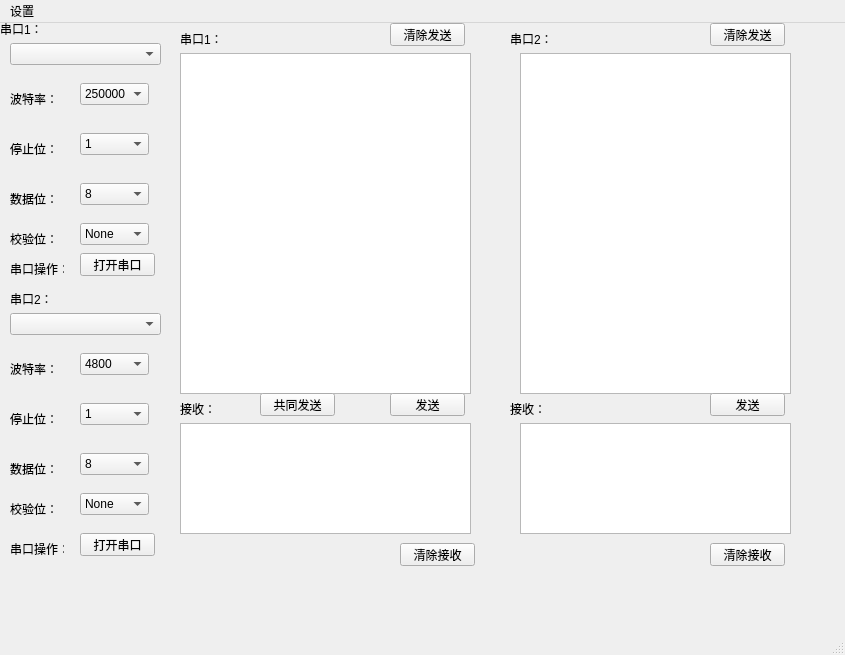
<?xml version="1.0" encoding="UTF-8"?>
<ui version="4.0">
 <class>MainWindow</class>
 <widget class="QMainWindow" name="MainWindow">
  <property name="geometry">
   <rect>
    <x>0</x>
    <y>0</y>
    <width>845</width>
    <height>655</height>
   </rect>
  </property>
  <property name="windowTitle">
   <string>MainWindow</string>
  </property>
  <widget class="QWidget" name="centralwidget">
   <widget class="QComboBox" name="uart1">
    <property name="geometry">
     <rect>
      <x>10</x>
      <y>20</y>
      <width>151</width>
      <height>22</height>
     </rect>
    </property>
   </widget>
   <widget class="QLabel" name="label_uart1">
    <property name="geometry">
     <rect>
      <x>0</x>
      <y>0</y>
      <width>54</width>
      <height>12</height>
     </rect>
    </property>
    <property name="text">
     <string>串口1：</string>
    </property>
   </widget>
   <widget class="QLabel" name="label_baud1">
    <property name="geometry">
     <rect>
      <x>10</x>
      <y>70</y>
      <width>54</width>
      <height>12</height>
     </rect>
    </property>
    <property name="text">
     <string>波特率：</string>
    </property>
   </widget>
   <widget class="QComboBox" name="uart2">
    <property name="geometry">
     <rect>
      <x>10</x>
      <y>290</y>
      <width>151</width>
      <height>22</height>
     </rect>
    </property>
   </widget>
   <widget class="QLabel" name="label_uart2">
    <property name="geometry">
     <rect>
      <x>10</x>
      <y>270</y>
      <width>54</width>
      <height>12</height>
     </rect>
    </property>
    <property name="text">
     <string>串口2：</string>
    </property>
   </widget>
   <widget class="QTextEdit" name="text_send1">
    <property name="geometry">
     <rect>
      <x>180</x>
      <y>30</y>
      <width>291</width>
      <height>341</height>
     </rect>
    </property>
   </widget>
   <widget class="QTextEdit" name="text_send2">
    <property name="geometry">
     <rect>
      <x>520</x>
      <y>30</y>
      <width>271</width>
      <height>341</height>
     </rect>
    </property>
   </widget>
   <widget class="QLabel" name="label_name1">
    <property name="geometry">
     <rect>
      <x>180</x>
      <y>10</y>
      <width>54</width>
      <height>12</height>
     </rect>
    </property>
    <property name="text">
     <string>串口1：</string>
    </property>
   </widget>
   <widget class="QLabel" name="label_name2">
    <property name="geometry">
     <rect>
      <x>510</x>
      <y>10</y>
      <width>54</width>
      <height>12</height>
     </rect>
    </property>
    <property name="text">
     <string>串口2：</string>
    </property>
   </widget>
   <widget class="QComboBox" name="baud1">
    <property name="geometry">
     <rect>
      <x>80</x>
      <y>60</y>
      <width>69</width>
      <height>22</height>
     </rect>
    </property>
    <item>
     <property name="text">
      <string>250000</string>
     </property>
    </item>
    <item>
     <property name="text">
      <string>custom</string>
     </property>
    </item>
    <item>
     <property name="text">
      <string>4800</string>
     </property>
    </item>
    <item>
     <property name="text">
      <string>9600</string>
     </property>
    </item>
    <item>
     <property name="text">
      <string>115200</string>
     </property>
    </item>
   </widget>
   <widget class="QLabel" name="label_stop1">
    <property name="geometry">
     <rect>
      <x>10</x>
      <y>120</y>
      <width>54</width>
      <height>12</height>
     </rect>
    </property>
    <property name="text">
     <string>停止位：</string>
    </property>
   </widget>
   <widget class="QComboBox" name="stop1">
    <property name="geometry">
     <rect>
      <x>80</x>
      <y>110</y>
      <width>69</width>
      <height>22</height>
     </rect>
    </property>
    <item>
     <property name="text">
      <string>1</string>
     </property>
    </item>
    <item>
     <property name="text">
      <string>1.5</string>
     </property>
    </item>
    <item>
     <property name="text">
      <string>2</string>
     </property>
    </item>
   </widget>
   <widget class="QLabel" name="label_data1">
    <property name="geometry">
     <rect>
      <x>10</x>
      <y>170</y>
      <width>54</width>
      <height>12</height>
     </rect>
    </property>
    <property name="text">
     <string>数据位：</string>
    </property>
   </widget>
   <widget class="QComboBox" name="data1">
    <property name="geometry">
     <rect>
      <x>80</x>
      <y>160</y>
      <width>69</width>
      <height>22</height>
     </rect>
    </property>
    <item>
     <property name="text">
      <string>8</string>
     </property>
    </item>
    <item>
     <property name="text">
      <string>7</string>
     </property>
    </item>
    <item>
     <property name="text">
      <string>6</string>
     </property>
    </item>
    <item>
     <property name="text">
      <string>5</string>
     </property>
    </item>
   </widget>
   <widget class="QLabel" name="label_check1">
    <property name="geometry">
     <rect>
      <x>10</x>
      <y>210</y>
      <width>54</width>
      <height>12</height>
     </rect>
    </property>
    <property name="text">
     <string>校验位：</string>
    </property>
   </widget>
   <widget class="QComboBox" name="check1">
    <property name="geometry">
     <rect>
      <x>80</x>
      <y>200</y>
      <width>69</width>
      <height>22</height>
     </rect>
    </property>
    <item>
     <property name="text">
      <string>None</string>
     </property>
    </item>
    <item>
     <property name="text">
      <string>Odd</string>
     </property>
    </item>
    <item>
     <property name="text">
      <string>Even</string>
     </property>
    </item>
   </widget>
   <widget class="QLabel" name="label_baud2">
    <property name="geometry">
     <rect>
      <x>10</x>
      <y>340</y>
      <width>54</width>
      <height>12</height>
     </rect>
    </property>
    <property name="text">
     <string>波特率：</string>
    </property>
   </widget>
   <widget class="QComboBox" name="baud2">
    <property name="geometry">
     <rect>
      <x>80</x>
      <y>330</y>
      <width>69</width>
      <height>22</height>
     </rect>
    </property>
    <item>
     <property name="text">
      <string>4800</string>
     </property>
    </item>
    <item>
     <property name="text">
      <string>custom</string>
     </property>
    </item>
    <item>
     <property name="text">
      <string>9600</string>
     </property>
    </item>
    <item>
     <property name="text">
      <string>115200</string>
     </property>
    </item>
    <item>
     <property name="text">
      <string>250000</string>
     </property>
    </item>
   </widget>
   <widget class="QLabel" name="label_stop2">
    <property name="geometry">
     <rect>
      <x>10</x>
      <y>390</y>
      <width>54</width>
      <height>12</height>
     </rect>
    </property>
    <property name="text">
     <string>停止位：</string>
    </property>
   </widget>
   <widget class="QComboBox" name="check2">
    <property name="geometry">
     <rect>
      <x>80</x>
      <y>470</y>
      <width>69</width>
      <height>22</height>
     </rect>
    </property>
    <item>
     <property name="text">
      <string>None</string>
     </property>
    </item>
    <item>
     <property name="text">
      <string>Odd</string>
     </property>
    </item>
    <item>
     <property name="text">
      <string>Even</string>
     </property>
    </item>
   </widget>
   <widget class="QLabel" name="label_check2">
    <property name="geometry">
     <rect>
      <x>10</x>
      <y>480</y>
      <width>54</width>
      <height>12</height>
     </rect>
    </property>
    <property name="text">
     <string>校验位：</string>
    </property>
   </widget>
   <widget class="QComboBox" name="stop2">
    <property name="geometry">
     <rect>
      <x>80</x>
      <y>380</y>
      <width>69</width>
      <height>22</height>
     </rect>
    </property>
    <item>
     <property name="text">
      <string>1</string>
     </property>
    </item>
    <item>
     <property name="text">
      <string>1.5</string>
     </property>
    </item>
    <item>
     <property name="text">
      <string>2</string>
     </property>
    </item>
   </widget>
   <widget class="QLabel" name="label_data2">
    <property name="geometry">
     <rect>
      <x>10</x>
      <y>440</y>
      <width>54</width>
      <height>12</height>
     </rect>
    </property>
    <property name="text">
     <string>数据位：</string>
    </property>
   </widget>
   <widget class="QComboBox" name="data2">
    <property name="geometry">
     <rect>
      <x>80</x>
      <y>430</y>
      <width>69</width>
      <height>22</height>
     </rect>
    </property>
    <item>
     <property name="text">
      <string>8</string>
     </property>
    </item>
    <item>
     <property name="text">
      <string>7</string>
     </property>
    </item>
    <item>
     <property name="text">
      <string>6</string>
     </property>
    </item>
    <item>
     <property name="text">
      <string>5</string>
     </property>
    </item>
   </widget>
   <widget class="QLabel" name="label_open1">
    <property name="geometry">
     <rect>
      <x>10</x>
      <y>240</y>
      <width>54</width>
      <height>12</height>
     </rect>
    </property>
    <property name="text">
     <string>串口操作：</string>
    </property>
   </widget>
   <widget class="QPushButton" name="open1">
    <property name="geometry">
     <rect>
      <x>80</x>
      <y>230</y>
      <width>75</width>
      <height>23</height>
     </rect>
    </property>
    <property name="text">
     <string>打开串口</string>
    </property>
   </widget>
   <widget class="QLabel" name="label_open2">
    <property name="geometry">
     <rect>
      <x>10</x>
      <y>520</y>
      <width>54</width>
      <height>12</height>
     </rect>
    </property>
    <property name="text">
     <string>串口操作：</string>
    </property>
   </widget>
   <widget class="QPushButton" name="open2">
    <property name="geometry">
     <rect>
      <x>80</x>
      <y>510</y>
      <width>75</width>
      <height>23</height>
     </rect>
    </property>
    <property name="text">
     <string>打开串口</string>
    </property>
   </widget>
   <widget class="QPushButton" name="send1">
    <property name="geometry">
     <rect>
      <x>390</x>
      <y>370</y>
      <width>75</width>
      <height>23</height>
     </rect>
    </property>
    <property name="text">
     <string>发送</string>
    </property>
   </widget>
   <widget class="QPushButton" name="send2">
    <property name="geometry">
     <rect>
      <x>710</x>
      <y>370</y>
      <width>75</width>
      <height>23</height>
     </rect>
    </property>
    <property name="text">
     <string>发送</string>
    </property>
   </widget>
   <widget class="QPushButton" name="send_all">
    <property name="geometry">
     <rect>
      <x>260</x>
      <y>370</y>
      <width>75</width>
      <height>23</height>
     </rect>
    </property>
    <property name="text">
     <string>共同发送</string>
    </property>
   </widget>
   <widget class="QTextEdit" name="text_recv1">
    <property name="geometry">
     <rect>
      <x>180</x>
      <y>400</y>
      <width>291</width>
      <height>111</height>
     </rect>
    </property>
   </widget>
   <widget class="QTextEdit" name="text_recv2">
    <property name="geometry">
     <rect>
      <x>520</x>
      <y>400</y>
      <width>271</width>
      <height>111</height>
     </rect>
    </property>
   </widget>
   <widget class="QLabel" name="label_name3">
    <property name="geometry">
     <rect>
      <x>180</x>
      <y>380</y>
      <width>54</width>
      <height>12</height>
     </rect>
    </property>
    <property name="text">
     <string>接收：</string>
    </property>
   </widget>
   <widget class="QLabel" name="label_name4">
    <property name="geometry">
     <rect>
      <x>510</x>
      <y>380</y>
      <width>54</width>
      <height>12</height>
     </rect>
    </property>
    <property name="text">
     <string>接收：</string>
    </property>
   </widget>
   <widget class="QPushButton" name="clear_send1">
    <property name="geometry">
     <rect>
      <x>390</x>
      <y>0</y>
      <width>75</width>
      <height>23</height>
     </rect>
    </property>
    <property name="text">
     <string>清除发送</string>
    </property>
   </widget>
   <widget class="QPushButton" name="clear_send2">
    <property name="geometry">
     <rect>
      <x>710</x>
      <y>0</y>
      <width>75</width>
      <height>23</height>
     </rect>
    </property>
    <property name="text">
     <string>清除发送</string>
    </property>
   </widget>
   <widget class="QPushButton" name="clear_recv1">
    <property name="geometry">
     <rect>
      <x>400</x>
      <y>520</y>
      <width>75</width>
      <height>23</height>
     </rect>
    </property>
    <property name="text">
     <string>清除接收</string>
    </property>
   </widget>
   <widget class="QPushButton" name="clear_recv2">
    <property name="geometry">
     <rect>
      <x>710</x>
      <y>520</y>
      <width>75</width>
      <height>23</height>
     </rect>
    </property>
    <property name="text">
     <string>清除接收</string>
    </property>
   </widget>
  </widget>
  <widget class="QMenuBar" name="menubar">
   <property name="geometry">
    <rect>
     <x>0</x>
     <y>0</y>
     <width>845</width>
     <height>23</height>
    </rect>
   </property>
   <widget class="QMenu" name="menu">
    <property name="title">
     <string>设置</string>
    </property>
    <addaction name="action13"/>
    <addaction name="actionLanguage"/>
   </widget>
   <addaction name="menu"/>
  </widget>
  <widget class="QStatusBar" name="statusbar"/>
  <action name="actionLanguage">
   <property name="text">
    <string>语言</string>
   </property>
  </action>
  <action name="action13">
   <property name="text">
    <string>打开文件</string>
   </property>
  </action>
 </widget>
 <resources/>
 <connections/>
</ui>
